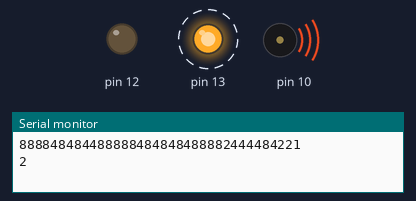
Bench run of a sketch on a simulated Arduino Uno, built with avr-gcc and run on an emulated ATmega328P. Parts: output pins drawn as LEDs (lit = HIGH), buzzer (waves = sounding), the last lines printed to the serial monitor. Dashed ring = blinking. Pins used as bus, display or sensor lines are not drawn.

Above: at 0.23 s.
At 39.1 s:
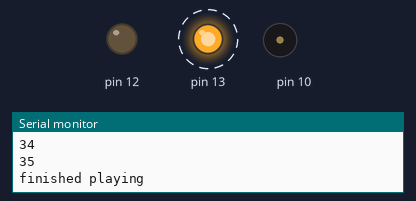
Timing chart, 0 to 40.0 s (numbered marks = the images above):
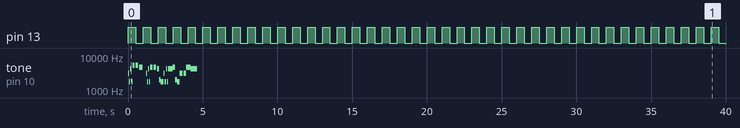

The sketch:

Aufgaben.ino
```cpp
#define SERIAL_SPEED 38400
#define MAX_MELODY_LEN 100

volatile uint32_t tCount = 0;
volatile uint8_t melodyIdx = 0;

// uint16_t durations[10] = {210, 290, 350, 405, 485, 516, 543, 603, 760, 963};
// uint16_t notes[10] = {308, 433, 583, 597, 620, 680, 713, 780, 873, 1000};

char buffer[] = "Test:d=4,o=5,b=200:8g,8a,8c6,8a,e6,8p,e6,8p,d6.,p,8p,8g,8a,8c6,8a,d6,8p,d6,8p,c6,8b,a.,8g,8a,8c6,8a,2c6,d6,b,a,g.,8p,g,2d6,2c6.";

// source for note freq is https://de.wikipedia.org/wiki/Frequenzen_der_gleichstufigen_Stimmung
// here A in our enum is the kammerton with frequenz 440
enum BASE {
  A = 440,
  As = 466,
  B = 494,
  C = 523,
  Cs = 554,
  D = 587,
  Ds = 622,
  E = 659,
  F = 698,
  Fs = 740,
  G = 784,
  Gs = 831,
  P = 0
};

struct Paras {
  uint16_t duration;
  uint16_t octave;
  uint16_t bpm;
};

struct Melody {
  uint16_t durations[MAX_MELODY_LEN];
  uint16_t notes[MAX_MELODY_LEN];
  uint16_t len;
};

// test melody will be played by playMelody (overwritten in setup)
struct Melody test = {{210, 290, 350, 405, 485, 516, 543, 603, 760, 963}, {308, 433, 583, 597, 620, 680, 713, 780, 873, 1000}, 10};

// returns weather the given char C is a digit or not
bool charIsDigit(char c) {
  if (c < '0' || c > '9') return false;
  return true;
}

// Takes char* BUFFER and START index and converts BUFFER into an int until non digit is next char (returns -1 if no digit is found at start)
int str2int(char* buffer, uint16_t start) {
  if(!charIsDigit(buffer[start])) return -1;
  uint16_t val = 0;
  uint16_t curr_index = start;
  while (charIsDigit(buffer[curr_index])) {
    val *= 10;
    val += buffer[curr_index] - '0';
    curr_index++;
  }
  return val;
}


// Returns the distance from the current index START to the next char that equals TARGET in BUFFER
uint16_t next_char(char* buffer, char target, int start) {
  uint16_t idx = start;
  while (idx < strlen(buffer)) {
    if (buffer[idx] == target) {
      return idx - start;
    }
    idx++;
  }
  return -1;
}

// parses out parameters of char* buffer and returns as struct
struct Paras parseParas(char* melody_str) {
  struct Paras parameters;
  // setting standart values
  parameters.duration = 4;
  parameters.octave = 6;
  parameters.bpm = 63;
  uint16_t parsing_index = 0;
  parsing_index = next_char(melody_str, ':', parsing_index) + 1;
  if(melody_str[parsing_index] == 'd') {
    parsing_index += 2;
    parameters.duration = str2int(melody_str, parsing_index);
  }
  // gets index for next parameter (o) if not skipp to next parameter
  uint16_t next_para_index = next_char(melody_str, 'o', parsing_index);
  if(next_para_index >= 0) {
    parsing_index += next_para_index + 2;
    parameters.octave = str2int(melody_str, parsing_index);
  }
  next_para_index = next_char(melody_str, 'b', parsing_index);
  if(next_para_index >= 0) {
    parsing_index += next_para_index + 2;
    parameters.bpm = str2int(melody_str, parsing_index);
  }
  return parameters;
}

// Parses a melody string into a melody struct
struct Melody parseMelody(char* melody_str, uint16_t melody_len) {
  struct Melody ret;
  ret.len = melody_len;
  if (melody_len == 0) {
    return ret;
  }
  struct Paras parameters = parseParas(melody_str);
  int parsing_index = 0;
  int buffer_len = strlen(melody_str);
  // skip titel
  parsing_index += next_char(melody_str, ':', parsing_index) + 1;
  // skip parameters
  // NOTE! here we dont skip the ':'symbol since our do while loop assumes we start at it
  parsing_index += next_char(melody_str, ':', parsing_index);
  // standart default parameters
  // int duration = 4;
  // int octave = 6;
  // int bpm = 63;

  // parse notes until melody finished
  int note_index = 0;
  do {
    parsing_index++;
    // single note parse
    //reads duration (its always at the start)
    uint16_t note_duration = str2int(melody_str,parsing_index);
    // if no duration is specified (returned as -1) use standart duration
    if (note_duration == -1) note_duration = parameters.duration;
    Serial.print(note_duration);
    // caclulate time in millis
    // NOTE! order of operations important to prevent overflow and bad rounding
    ret.durations[note_index] =  parameters.duration * (1000 * 60 / (note_duration * parameters.bpm));
    // skip time specifcation
    while(charIsDigit(melody_str[parsing_index])) parsing_index++;
    // read note
    BASE note;
    switch (melody_str[parsing_index]) {
      case 'c':
        note = (melody_str[parsing_index + 1] == "#") ? Cs : C;
        break;

      case 'd':
        note = (melody_str[parsing_index + 1] == "#") ? Ds : D;
        break;

      case 'e':
        note = E;
        break;

      case 'f':
        note = (melody_str[parsing_index + 1] == "#") ? Fs : F;
        break;

      case 'g':
        note = (melody_str[parsing_index + 1] == "#") ? Gs : G;
        break;

      case 'a':
        note = (melody_str[parsing_index + 1] == "#") ? As : A;
        break;

      case 'b':
        note = B;
        break;

      case 'p':
        note = P;
        break;

      default:
        note = P;
        break;
    }

    parsing_index += (melody_str[parsing_index + 1] == '#') ? 2 : 1;

    // Read octave
    uint16_t note_octave = (charIsDigit(melody_str[parsing_index])) ? str2int(melody_str, parsing_index) : parameters.octave;
    ret.notes[note_index] = ((uint16_t) note) * pow(2, note_octave - 4);
    while (charIsDigit(melody_str[parsing_index])) parsing_index++;

    if (melody_str[parsing_index] == '.') {
      ret.durations[note_index] *= 1.5;
      parsing_index++;
    }

    note_index++;
  } while (melody_str[parsing_index] == ',');
  return ret;
}

void setup() {
  Serial.begin(SERIAL_SPEED);
  //defines Pin 13 as output
  DDRB |= (1 << PB5);
  //PORTB is register, Pin 13 is fifth bit of PORTB
  //initialises Pin 13 with 1
  PORTB |= (1 << PB5);
  //defines Pin 12 as output
  DDRB |= (1 << PB4);
  //define Pin 10 as output
  DDRB |= (1 << PB2);
  //initialises Pin 10 with 0
  PORTB &= ~(1 << PB2);
  // Test aufgabe 4
  // setTimer1Freq(200);
  // Test aufgabe 5
  // setTimer2(true);
  test = parseMelody(buffer, 35);
  playMelody();
}

// Aufgabe 1
void setPin13(bool high){
  if (high == true){
    PORTB |= (1 << PB5);
  }
  else{
    PORTB &= ~(1 << PB5);
  }
}

// Aufgabe 2
// void setTimer1Freq(){
//   cli();
//   //Reset control registers
//   TCCR1A = 0;
//   TCCR1B = 0;
//   TIMSK1 = 0;
//   TCNT1 = 0;
//   // Set clock prescaler 8
//   TCCR1B |= (1 << CS11);
//   // Set mode to CTC
//   TCCR1B |= (1 << WGM12); // Warum liegen WGM12 und WGM13 nicht im selben Register?
//   // Set output compare register
//   // 8MHz / (2 * 8 * (477+1)) = 1046Hz (datasheet S. 123)
//   // 8MHz / (2 * 64 * (58+1)) = 1059Hz
//   // -> if prescaler is lower, it gets closer to frequency 1046Hz
//   OCR1A = 477;
//   // Enable interrupt on compare match (calls interrupt function)
//   TIMSK1 |= (1 << OCIE1A);
//   sei();
// }
//
// ISR(TIMER1_COMPA_vect){
//   PINB |= (1 << PB4);
// }

// Aufgabe 3
// void setTimer1Freq(){
//   cli();
//   TCCR1A = 0;
//   TCCR1B = 0;
//   TIMSK1 = 0;
//   TCNT1 = 0;
//   // Set clock prescaler 8
//   TCCR1B |= (1 << CS11);
//   // Set mode to CTC
//   TCCR1B |= (1 << WGM12);
//   // Set output compare register
//   OCR1A = 477;
//   // Toggle OC1A on compare match (datasheet S.131)
//   TCCR1A |= (1 << COM1B0);
//   sei();
// }

//Aufgabe 4
void setTimer1Freq(uint16_t freq){
  if (freq >= 100 && freq <= 3000){
    cli();
    // Reset control registers
    TCCR1A = 0;
    TCCR1B = 0;
    TIMSK1 = 0;
    TCNT1 = 0;
    // Set clock prescaler 8
    TCCR1B |= (1 << CS11);
    // Set mode to CTC
    TCCR1B |= (1 << WGM12);
    // Set output compare register
    OCR1A = (8000000 / (2 * 8 * freq)) - 1;
    // Toggle OC1A on compare match (datasheet S.131)
    TCCR1A |= (1 << COM1B0);
    sei();
  }
  else{
    PORTB &= ~(1 << PB2);
    // No clock source. Timer stopped. (datasheet S.133)
    TCCR1B &= ~((1 << CS12) | (1 << CS11) | (1 << CS10));
  }
}

//Aufgabe 5
void setTimer2(bool timer){
  if (timer){
    cli();
    // Reset control register
    TCCR2A = 0;
    TCCR2B = 0;
    TIMSK2 = 0;
    TCNT2 = 0;
    // Set clock prescaler 32
    TCCR2B |= (1 << CS21) | (1 << CS20);
    // Set mode to CTC
    TCCR2A |= (1 << WGM21);
    // Set output compare register match
    // 8MHz / (32 * (249+1)) = 1000Hz = 1ms
    OCR2A = 249;
    // Enable interrupt on compare match
    TIMSK2 |= (1 << OCIE2A);
    sei();
  }
  else{
    // Disable interrupt on compare match
    TIMSK2 &= ~(1 << OCIE2A);
    // No clock source. Timer stopped. (datasheet S.156)
    TCCR2B &= ~((1 << CS22) | (1 << CS21) | (1 << CS20));
  }
}
// Aufgabe 6
ISR(TIMER2_COMPA_vect){
  tCount++;
  if (tCount >= test.durations[melodyIdx]){
    tCount = 0;
    melodyIdx++;
    if (melodyIdx <= test.len){
      Serial.print(melodyIdx);
      Serial.print("\n");
      setTimer1Freq(test.notes[melodyIdx]);
    }
    else{
      setTimer2(false);
      Serial.print("finished playing");
      // Turn of sound
      setTimer1Freq(0);
    }
  }
}
// Aufgabe 6
// plays melody stored in test (a struct)
void playMelody(){
  melodyIdx = 0;
  tCount = 0;
  setTimer1Freq(test.notes[melodyIdx]);
  setTimer2(true);
}

uint16_t prevtCount = 0;

void loop() {
  // Aufgabe 1
  setPin13(true);
  delay(500);
  setPin13(false);
  delay(500);
  // Aufgabe 5
  // setTimer1Freq(261);
  // delay(300);
  // setTimer1Freq(293);
  // delay(300);
  // setTimer1Freq(329);
  // delay(300);
  // prints tCount every 1s/every 1000ms
  if (tCount - prevtCount > 1000){
    Serial.print(tCount);
    Serial.print("\n");
    prevtCount = tCount;
  }
}
```

Measured:
- by itself, pin 13: alternates HIGH for 0.50 s and LOW for 0.50 s
- by itself, tone on pin 10: plays 3145 Hz for 0.07 s, 1761 Hz for 0.07 s, 4184 Hz for 0.07 s, 1761 Hz for 0.07 s, 5291 Hz for 0.15 s, 5291 Hz for 0.15 s … (28 notes in this stretch)
